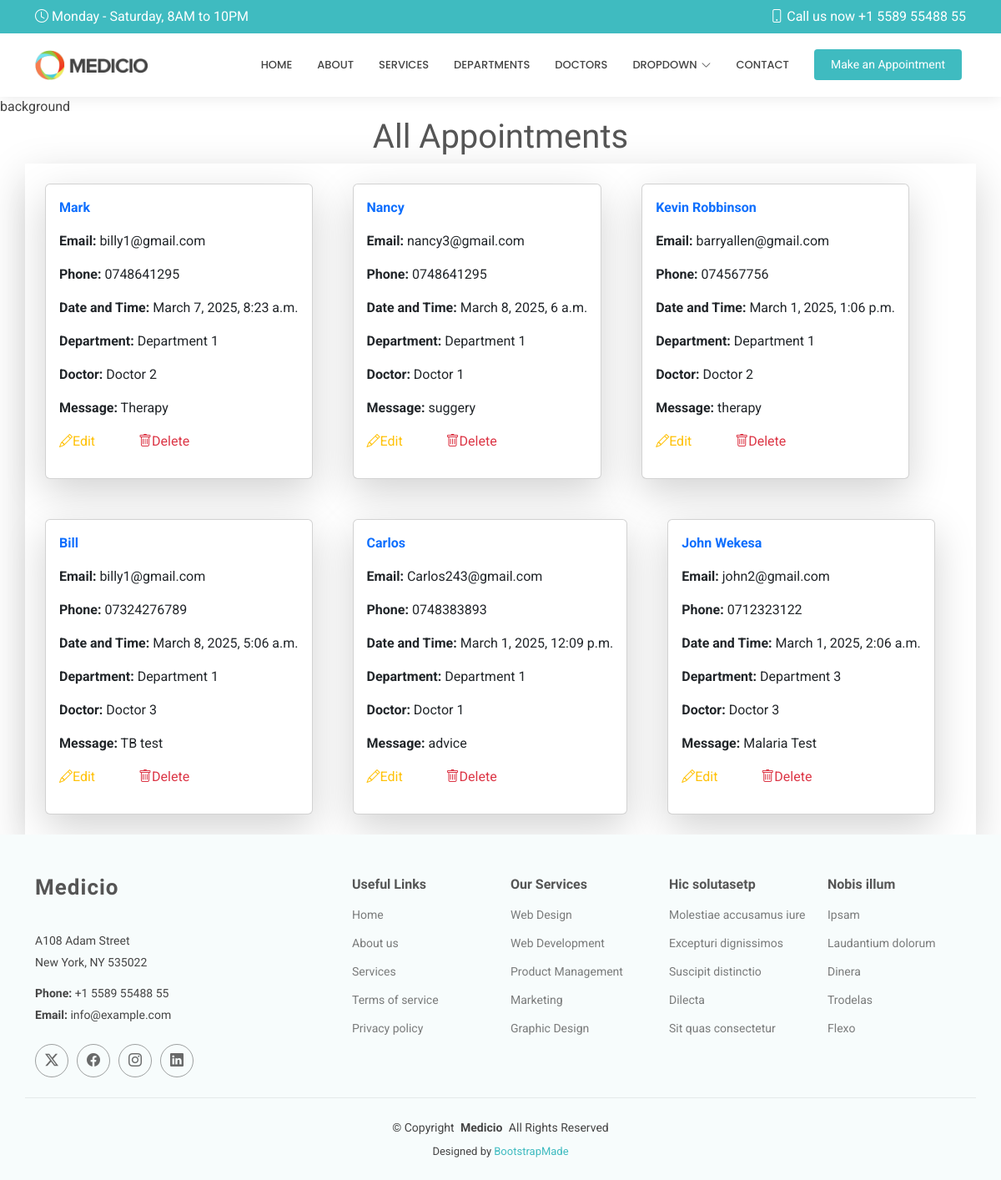
Page /show/ on the committed database.
### Hospitalapp/models.py (models this page shows, shortened)
class Appointment(models.Model):
    name = models.CharField(max_length=100)
    email = models.EmailField()
    phone  = models.CharField(max_length=100)
    date = models.DateTimeField()
    department = models.CharField(max_length=100)
    doctor = models.CharField(max_length=100)
    message = models.TextField()

### Hospitalapp/views.py (the view)
# urls.py: path('show/', views.show,name='show'),
def show(request):
    all = Appointment.objects.all()
    return render(request,'show.html',{'all':all})

### Templates/show.html (shortened to what this page needs)
{% extends 'starter-page.html' %}
{% load static %}
{% block content %}
background
<h1 style="text-align: center">All Appointments</h1>
<div class="d-flex flex-wrap gap-5 p-4 shadow-lg container">
  {% for x in all%}
<div class="card w-30 p-3 shadow-lg ">
<p class="fw-bolder text-primary">{{ x.name }} </p>
  <p> <b>Email:</b> {{ x.email }}</p>
  <p> <b>Phone:</b> {{ x.phone }}</p>
  <p> <b>Date and Time:</b> {{ x.date }}</p>
  <p> <b>Department:</b> {{ x.department }}</p>
  <p> <b>Doctor:</b> {{ x.doctor }}</p>
  <p> <b>Message:</b> {{ x.message }}</p>
  <p>
    <a href="{% url 'edit' x.id %}" class="text-warning me-5"><i class="bi bi-pencil"></i>Edit</a>
    <a href="/delete/{{ x.id }}" class="text-danger me-5">
      <i class="bi bi-trash"></i>Delete</a>
  </p>
</div>
{% endfor %}
</div>
 {% endblock %}

### static/assets/css/main.css (style rules this page uses)
:root { --default-font: "Roboto", system-ui, -apple-system, "Segoe UI", Roboto, "Helvetica Neue", Arial, "Noto Sans", "Liberation Sans", sans-serif, "Apple Color Emoji", "Segoe UI Emoji", "Segoe UI Symbol", "Noto Color Emoji"; --heading-font: "Raleway", sans-serif; --nav-font: "Poppins", sans-serif; }
:root { --background-color: #ffffff; --default-color: #444444; --heading-color: #555555; --accent-color: #3fbbc0; --surface-color: #ffffff; --contrast-color: #ffffff; }
:root { --nav-color: #444444; --nav-hover-color: #3fbbc0; --nav-mobile-background-color: #ffffff; --nav-dropdown-background-color: #ffffff; --nav-dropdown-color: #444444; --nav-dropdown-hover-color: #3fbbc0; }
:root { scroll-behavior: smooth; }
body { color: var(--default-color); background-color: var(--background-color); font-family: var(--default-font); }
a { color: var(--accent-color); text-decoration: none; transition: 0.3s; }
h1, h2, h3, h4, h5, h6 { color: var(--heading-color); font-family: var(--heading-font); }

### rows in the picture
Appointment: name "Mark", email "billy1@gmail.com", phone "0748641295", date "March 7, 2025, 8:23 a.m.", department "Department 1", doctor "Doctor 2", message "Therapy"
Appointment: name "Nancy", email "nancy3@gmail.com", phone "0748641295", date "March 8, 2025, 6 a.m.", department "Department 1", doctor "Doctor 1", message "suggery"
Appointment: name "Kevin Robbinson", email "barryallen@gmail.com", phone "074567756", date "March 1, 2025, 1:06 p.m.", department "Department 1", doctor "Doctor 2", message "therapy"
Appointment: name "Bill", email "billy1@gmail.com", phone "07324276789", date "March 8, 2025, 5:06 a.m.", department "Department 1", doctor "Doctor 3", message "TB test"
Appointment: name "Carlos", email "Carlos243@gmail.com", phone "0748383893", date "March 1, 2025, 12:09 p.m.", department "Department 1", doctor "Doctor 1", message "advice"
Appointment: name "John Wekesa", email "john2@gmail.com", phone "0712323122", date "March 1, 2025, 2:06 a.m.", department "Department 3", doctor "Doctor 3", message "Malaria Test"
